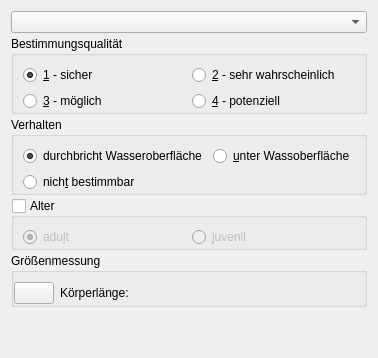
     <widget class="QWidget" name="tabMammal">
      <property name="sizePolicy">
       <sizepolicy hsizetype="Preferred" vsizetype="Minimum">
        <horstretch>0</horstretch>
        <verstretch>0</verstretch>
       </sizepolicy>
      </property>
      <property name="autoFillBackground">
       <bool>true</bool>
      </property>
      <property name="dbvalue" stdset="0">
       <string>MAMMAL</string>
      </property>
      <attribute name="title">
       <string>Meeressäuger</string>
      </attribute>
      <layout class="QVBoxLayout" name="layout_mammal_census">
       <property name="spacing">
        <number>3</number>
       </property>
       <item>
        <widget class="QComboBox" name="cmbMammal">
         <property name="editable">
          <bool>false</bool>
         </property>
        </widget>
       </item>
       <item>
        <widget class="QGroupBox" name="gbxMammalQuality">
         <property name="title">
          <string>Bestimmungsqualität</string>
         </property>
         <layout class="QGridLayout" name="gridLayout_7">
          <property name="bottomMargin">
           <number>0</number>
          </property>
          <item row="0" column="0">
           <widget class="QRadioButton" name="rbMammalQual1">
            <property name="text">
             <string comment="1">&amp;1 - sicher</string>
            </property>
            <property name="checked">
             <bool>true</bool>
            </property>
            <property name="dbvalue" stdset="0">
             <string>1</string>
            </property>
            <attribute name="buttonGroup">
             <string notr="true">btngMammalQual</string>
            </attribute>
           </widget>
          </item>
          <item row="1" column="0">
           <widget class="QRadioButton" name="rbMammalQual3">
            <property name="text">
             <string comment="3">&amp;3 - möglich</string>
            </property>
            <property name="dbvalue" stdset="0">
             <string>3</string>
            </property>
            <attribute name="buttonGroup">
             <string notr="true">btngMammalQual</string>
            </attribute>
           </widget>
          </item>
          <item row="1" column="1">
           <widget class="QRadioButton" name="rbMammalQual4">
            <property name="text">
             <string comment="4">&amp;4 - potenziell</string>
            </property>
            <property name="dbvalue" stdset="0">
             <string>4</string>
            </property>
            <attribute name="buttonGroup">
             <string notr="true">btngMammalQual</string>
            </attribute>
           </widget>
          </item>
          <item row="0" column="1">
           <widget class="QRadioButton" name="rbMammalQual2">
            <property name="text">
             <string comment="2">&amp;2 - sehr wahrscheinlich</string>
            </property>
            <property name="dbvalue" stdset="0">
             <string>2</string>
            </property>
            <attribute name="buttonGroup">
             <string notr="true">btngMammalQual</string>
            </attribute>
           </widget>
          </item>
         </layout>
        </widget>
       </item>
       <item>
        <widget class="QGroupBox" name="gbxMammalBehaviour">
         <property name="title">
          <string>Verhalten</string>
         </property>
         <property name="checkable">
          <bool>false</bool>
         </property>
         <property name="checked">
          <bool>false</bool>
         </property>
         <layout class="QGridLayout" name="gridLayout_9">
          <property name="bottomMargin">
           <number>0</number>
          </property>
          <item row="0" column="0">
           <widget class="QRadioButton" name="rbMammalBehaveOver">
            <property name="text">
             <string comment="OW">durchbricht Wasseroberfläche</string>
            </property>
            <property name="checked">
             <bool>true</bool>
            </property>
            <property name="dbvalue" stdset="0">
             <string>OW</string>
            </property>
            <attribute name="buttonGroup">
             <string notr="true">btngMammalBeh</string>
            </attribute>
           </widget>
          </item>
          <item row="0" column="1">
           <widget class="QRadioButton" name="rbMammalBehaveUnder">
            <property name="text">
             <string comment="UW">&amp;unter Wassoberfläche</string>
            </property>
            <property name="dbvalue" stdset="0">
             <string>UW</string>
            </property>
            <attribute name="buttonGroup">
             <string notr="true">btngMammalBeh</string>
            </attribute>
           </widget>
          </item>
          <item row="1" column="0">
           <widget class="QRadioButton" name="radio_button_not_visible">
            <property name="text">
             <string>nich&amp;t bestimmbar</string>
            </property>
            <property name="dbvalue" stdset="0">
             <string>NV</string>
            </property>
            <attribute name="buttonGroup">
             <string notr="true">btngMammalBeh</string>
            </attribute>
           </widget>
          </item>
         </layout>
        </widget>
       </item>
       <item>
        <widget class="QGroupBox" name="gbxMammalAge">
         <property name="title">
          <string>Alter</string>
         </property>
         <property name="checkable">
          <bool>true</bool>
         </property>
         <property name="checked">
          <bool>false</bool>
         </property>
         <layout class="QGridLayout" name="gridLayout_8">
          <property name="bottomMargin">
           <number>0</number>
          </property>
          <item row="0" column="0">
           <widget class="QRadioButton" name="rbMammalAgeAdult">
            <property name="text">
             <string comment="AD">adu&amp;lt</string>
            </property>
            <property name="checked">
             <bool>true</bool>
            </property>
            <property name="dbvalue" stdset="0">
             <string>ADU</string>
            </property>
            <attribute name="buttonGroup">
             <string notr="true">btngMammalAge</string>
            </attribute>
           </widget>
          </item>
          <item row="0" column="1">
           <widget class="QRadioButton" name="rbMammalAgeJuv">
            <property name="text">
             <string comment="JU">&amp;juvenil</string>
            </property>
            <property name="dbvalue" stdset="0">
             <string>JUV</string>
            </property>
            <attribute name="buttonGroup">
             <string notr="true">btngMammalAge</string>
            </attribute>
           </widget>
          </item>
         </layout>
        </widget>
       </item>
       <item>
        <widget class="QGroupBox" name="gbxMammalSize">
         <property name="title">
          <string>Größenmessung</string>
         </property>
         <layout class="QGridLayout" name="gridLayout_18">
          <property name="leftMargin">
           <number>0</number>
          </property>
          <property name="rightMargin">
           <number>0</number>
          </property>
          <property name="bottomMargin">
           <number>0</number>
          </property>
          <item row="0" column="0">
           <widget class="QPushButton" name="btnMammalSizeLength">
            <property name="sizePolicy">
             <sizepolicy hsizetype="Fixed" vsizetype="Fixed">
              <horstretch>0</horstretch>
              <verstretch>0</verstretch>
             </sizepolicy>
            </property>
            <property name="maximumSize">
             <size>
              <width>16777215</width>
              <height>16777215</height>
             </size>
            </property>
            <property name="text">
             <string/>
            </property>
            <property name="icon">
             <iconset theme="applications-engineering">
              <normaloff/>
             </iconset>
            </property>
            <property name="msmId" stdset="0">
             <string>mammal_length</string>
            </property>
           </widget>
          </item>
          <item row="0" column="2">
           <widget class="QLabel" name="lblMammalSizeLength">
            <property name="sizePolicy">
             <sizepolicy hsizetype="Preferred" vsizetype="Preferred">
              <horstretch>2</horstretch>
              <verstretch>0</verstretch>
             </sizepolicy>
            </property>
            <property name="text">
             <string/>
            </property>
           </widget>
          </item>
          <item row="0" column="1">
           <widget class="QLabel" name="label_3">
            <property name="sizePolicy">
             <sizepolicy hsizetype="Preferred" vsizetype="Preferred">
              <horstretch>1</horstretch>
              <verstretch>0</verstretch>
             </sizepolicy>
            </property>
            <property name="text">
             <string>Körperlänge:</string>
            </property>
           </widget>
          </item>
         </layout>
        </widget>
       </item>
       <item>
        <spacer name="verticalSpacer">
         <property name="orientation">
          <enum>Qt::Vertical</enum>
         </property>
         <property name="sizeHint" stdset="0">
          <size>
           <width>20</width>
           <height>40</height>
          </size>
         </property>
        </spacer>
       </item>
      </layout>
     </widget>
